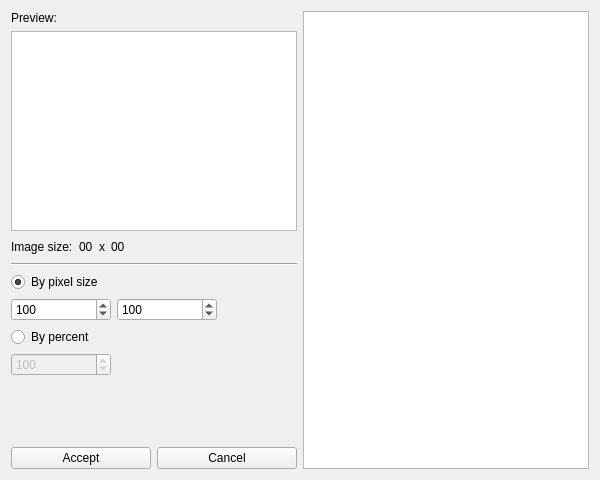
<?xml version="1.0" encoding="UTF-8"?>
<ui version="4.0">
 <class>editformResizeElements</class>
 <widget class="QWidget" name="editformResizeElements">
  <property name="geometry">
   <rect>
    <x>0</x>
    <y>0</y>
    <width>600</width>
    <height>480</height>
   </rect>
  </property>
  <property name="sizePolicy">
   <sizepolicy hsizetype="Fixed" vsizetype="Preferred">
    <horstretch>0</horstretch>
    <verstretch>0</verstretch>
   </sizepolicy>
  </property>
  <property name="maximumSize">
   <size>
    <width>600</width>
    <height>16777215</height>
   </size>
  </property>
  <property name="windowTitle">
   <string>QImageViewer - Resize items</string>
  </property>
  <property name="windowIcon">
   <iconset resource="resources.qrc">
    <normaloff>:/res/resize-items.png</normaloff>:/res/resize-items.png</iconset>
  </property>
  <layout class="QHBoxLayout" name="horizontalLayout_7">
   <item>
    <layout class="QVBoxLayout" name="verticalLayout_4">
     <item>
      <widget class="QLabel" name="label">
       <property name="text">
        <string>Preview:</string>
       </property>
      </widget>
     </item>
     <item>
      <widget class="QGraphicsView" name="graphicsView">
       <property name="sizePolicy">
        <sizepolicy hsizetype="Fixed" vsizetype="Fixed">
         <horstretch>0</horstretch>
         <verstretch>0</verstretch>
        </sizepolicy>
       </property>
       <property name="minimumSize">
        <size>
         <width>200</width>
         <height>200</height>
        </size>
       </property>
       <property name="maximumSize">
        <size>
         <width>300</width>
         <height>300</height>
        </size>
       </property>
      </widget>
     </item>
     <item>
      <layout class="QHBoxLayout" name="horizontalLayout_5">
       <item>
        <widget class="QLabel" name="label_2">
         <property name="text">
          <string>Image size:</string>
         </property>
        </widget>
       </item>
       <item>
        <widget class="QLabel" name="previewWidthLabel">
         <property name="text">
          <string>00</string>
         </property>
        </widget>
       </item>
       <item>
        <widget class="QLabel" name="label_4">
         <property name="text">
          <string>x</string>
         </property>
        </widget>
       </item>
       <item>
        <widget class="QLabel" name="previewHeightLabel">
         <property name="text">
          <string>00</string>
         </property>
        </widget>
       </item>
       <item>
        <spacer name="horizontalSpacer_3">
         <property name="orientation">
          <enum>Qt::Horizontal</enum>
         </property>
         <property name="sizeHint" stdset="0">
          <size>
           <width>40</width>
           <height>20</height>
          </size>
         </property>
        </spacer>
       </item>
      </layout>
     </item>
     <item>
      <widget class="Line" name="line">
       <property name="maximumSize">
        <size>
         <width>300</width>
         <height>16777215</height>
        </size>
       </property>
       <property name="orientation">
        <enum>Qt::Horizontal</enum>
       </property>
      </widget>
     </item>
     <item>
      <widget class="QRadioButton" name="typeSizeRadioButton">
       <property name="layoutDirection">
        <enum>Qt::LeftToRight</enum>
       </property>
       <property name="text">
        <string>By pixel size</string>
       </property>
       <property name="checked">
        <bool>true</bool>
       </property>
      </widget>
     </item>
     <item>
      <layout class="QHBoxLayout" name="horizontalLayout">
       <item>
        <widget class="QSpinBox" name="sizeWidthSpinBox">
         <property name="minimumSize">
          <size>
           <width>100</width>
           <height>0</height>
          </size>
         </property>
         <property name="toolTip">
          <string>images width</string>
         </property>
         <property name="minimum">
          <number>1</number>
         </property>
         <property name="maximum">
          <number>10000</number>
         </property>
         <property name="value">
          <number>100</number>
         </property>
        </widget>
       </item>
       <item>
        <widget class="QSpinBox" name="sizeHeightSpinBox">
         <property name="minimumSize">
          <size>
           <width>100</width>
           <height>0</height>
          </size>
         </property>
         <property name="toolTip">
          <string>images height</string>
         </property>
         <property name="minimum">
          <number>1</number>
         </property>
         <property name="maximum">
          <number>10000</number>
         </property>
         <property name="value">
          <number>100</number>
         </property>
        </widget>
       </item>
       <item>
        <spacer name="horizontalSpacer_2">
         <property name="orientation">
          <enum>Qt::Horizontal</enum>
         </property>
         <property name="sizeHint" stdset="0">
          <size>
           <width>40</width>
           <height>20</height>
          </size>
         </property>
        </spacer>
       </item>
      </layout>
     </item>
     <item>
      <widget class="QRadioButton" name="typePercentRadioButton">
       <property name="text">
        <string>By percent</string>
       </property>
      </widget>
     </item>
     <item>
      <layout class="QHBoxLayout" name="horizontalLayout_3">
       <item>
        <widget class="QSpinBox" name="sizePercentSpinBox">
         <property name="enabled">
          <bool>false</bool>
         </property>
         <property name="minimumSize">
          <size>
           <width>100</width>
           <height>0</height>
          </size>
         </property>
         <property name="minimum">
          <number>1</number>
         </property>
         <property name="maximum">
          <number>1000</number>
         </property>
         <property name="value">
          <number>100</number>
         </property>
        </widget>
       </item>
       <item>
        <spacer name="horizontalSpacer">
         <property name="orientation">
          <enum>Qt::Horizontal</enum>
         </property>
         <property name="sizeHint" stdset="0">
          <size>
           <width>40</width>
           <height>20</height>
          </size>
         </property>
        </spacer>
       </item>
      </layout>
     </item>
     <item>
      <spacer name="verticalSpacer_2">
       <property name="orientation">
        <enum>Qt::Vertical</enum>
       </property>
       <property name="sizeHint" stdset="0">
        <size>
         <width>279</width>
         <height>13</height>
        </size>
       </property>
      </spacer>
     </item>
     <item>
      <layout class="QHBoxLayout" name="horizontalLayout_2">
       <item>
        <widget class="QPushButton" name="acceptButton">
         <property name="sizePolicy">
          <sizepolicy hsizetype="Fixed" vsizetype="Fixed">
           <horstretch>0</horstretch>
           <verstretch>0</verstretch>
          </sizepolicy>
         </property>
         <property name="maximumSize">
          <size>
           <width>140</width>
           <height>16777215</height>
          </size>
         </property>
         <property name="text">
          <string>Accept</string>
         </property>
        </widget>
       </item>
       <item>
        <widget class="QPushButton" name="cancelButton">
         <property name="sizePolicy">
          <sizepolicy hsizetype="Fixed" vsizetype="Fixed">
           <horstretch>0</horstretch>
           <verstretch>0</verstretch>
          </sizepolicy>
         </property>
         <property name="maximumSize">
          <size>
           <width>140</width>
           <height>16777215</height>
          </size>
         </property>
         <property name="text">
          <string>Cancel</string>
         </property>
        </widget>
       </item>
      </layout>
     </item>
    </layout>
   </item>
   <item>
    <layout class="QHBoxLayout" name="horizontalLayout_6">
     <item>
      <widget class="QListWidget" name="listWidget">
       <property name="sizePolicy">
        <sizepolicy hsizetype="Expanding" vsizetype="MinimumExpanding">
         <horstretch>0</horstretch>
         <verstretch>0</verstretch>
        </sizepolicy>
       </property>
      </widget>
     </item>
    </layout>
   </item>
  </layout>
 </widget>
 <resources>
  <include location="resources.qrc"/>
 </resources>
 <connections/>
</ui>
